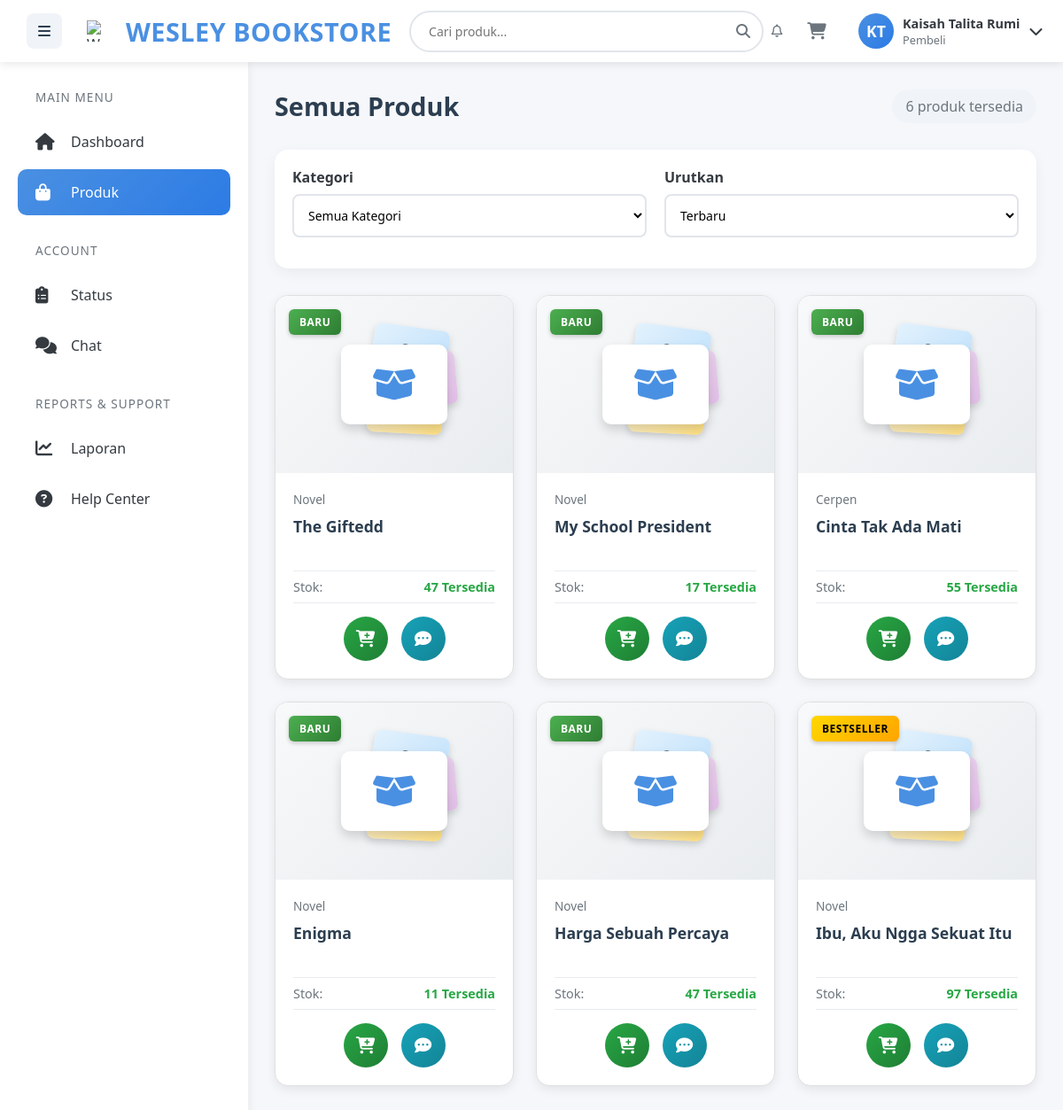
The app's page /pembeli/produk.php (signed in) with its own data.
### tables this page shows
CREATE TABLE `users` (
  `id_user` int(11) NOT NULL,
  `nik` varchar(16) NOT NULL,
  `username` varchar(100) NOT NULL,
  `password` varchar(255) NOT NULL,
  `email` varchar(100) NOT NULL,
  `role` enum('super_admin','penjual','pembeli') NOT NULL,
  `status` enum('aktif','tidak aktif') DEFAULT 'aktif',
  `gambar` varchar(255) NOT NULL,
  `alamat` text NOT NULL,
  `nama_bank` varchar(50) DEFAULT NULL,
  `no_rekening` varchar(50) DEFAULT NULL,
  `last_login` timestamp NULL DEFAULT NULL,
  `remember_token` varchar(255) DEFAULT NULL,
  `created_at` datetime NOT NULL DEFAULT current_timestamp(),
  `last_chat_time` datetime DEFAULT NULL,
  `is_online` tinyint(1) DEFAULT 0,
  `last_seen` datetime DEFAULT NULL,
  `device_token` varchar(255) DEFAULT NULL
);

CREATE TABLE `produk` (
  `id_produk` int(11) NOT NULL,
  `id_penjual` int(11) NOT NULL,
  `id_kategori` int(11) NOT NULL,
  `nama_produk` varchar(100) NOT NULL,
  `stok` int(11) NOT NULL,
  `harga_jual` decimal(12,2) NOT NULL,
  `modal` decimal(12,2) NOT NULL,
  `keuntungan` decimal(12,2) NOT NULL,
  `gambar` varchar(255) DEFAULT NULL,
  `deskripsi` text DEFAULT NULL,
  `created_at` datetime NOT NULL
);

CREATE TABLE `katagori` (
  `id_kategori` int(11) NOT NULL,
  `nama_kategori` varchar(100) NOT NULL
);

### pembeli/produk.php (the view, shortened to what this page needs)
<?php
require_once '../koneksi.php';
$user_id = $_SESSION['user_id'];
$query = "SELECT username, email, nik, gambar FROM users WHERE id_user = ?";
$stmt = $conn->prepare($query);
$stmt->bind_param("i", $user_id);
$stmt->execute();
$result = $stmt->get_result();
if ($result->num_rows > 0) {
    $user = $result->fetch_assoc();
    $username = $user['username'];
} else {
    session_destroy();
    header("Location: ../login.php");
    exit();
}
function getImagePath($gambar_filename, $username) {
    $img = trim($gambar_filename);
    $possible_paths = [
        "../asset/" . $img,
        "../asset/uploads/" . $img,
        "../asset/produk/" . $img,
        "../uploads/" . $img,
        "../" . $img
    ];
    return null;
}
function getProductImagePath($gambar_filename) {
    $img = trim($gambar_filename);
    $possible_paths = [
        "../asset/" . $img,
        "../asset/uploads/" . $img,
        "../asset/produk/" . $img,
        "../uploads/" . $img,
        "../" . $img
    ];
    return null;
}
$sql_produk = "SELECT p.*, k.nama_kategori, u.id_user as penjual_id, u.username as penjual_username
              FROM produk p
              LEFT JOIN katagori k ON p.id_kategori = k.id_kategori
              LEFT JOIN users u ON p.id_penjual = u.id_user
              WHERE p.stok > 0
              ORDER BY p.id_produk DESC";
$stmt_produk = $conn->prepare($sql_produk);
$stmt_produk->execute();
$result_produk = $stmt_produk->get_result();
function getInitials($name) {
    $words = explode(' ', $name);
    $initials = '';
    foreach ($words as $word) {
        $initials .= strtoupper(substr($word, 0, 1));
    }
    return substr($initials, 0, 2);
}
$initials = getInitials($username);
$role_display = ($_SESSION['role'] == 'super_admin') ? 'Super Admin' :
               (($_SESSION['role'] == 'penjual') ? 'Penjual' : 'Pembeli');
$gambar_path = getImagePath($user['gambar'], $username);
$has_image = ($gambar_path !== null);
?>
<!DOCTYPE html>
<html lang="id">
<head>
    <link rel="stylesheet" href="https://cdnjs.cloudflare.com/ajax/libs/font-awesome/6.4.0/css/all.min.css">
</head>
<body>
    <nav class="top-nav">
        <div class="nav-left">
            <div class="menu-toggle" id="menuToggle">
                <i class="fas fa-bars"></i>
            </div>
            <div class="logo">
                <img src="../asset/wesley.png" alt="Wesley Bookstore Logo" class="logo-img">
                <span class="logo-text">WESLEY BOOKSTORE</span>
            </div>
            <div class="search-bar">
                <input type="text" placeholder="Cari produk..." id="globalSearch">
                <i class="fas fa-search search-icon"></i>
            </div>
        </div>
        <div class="nav-right">
            <div class="nav-icons">
                <div class="nav-icon notification-icon" id="notificationIcon">
                    <i class="far fa-bell"></i>
                </div>
                <div class="nav-icon cart-icon" id="cartIcon">
                    <i class="fas fa-shopping-cart"></i>
                </div>
            </div>
            <div class="user-profile" id="userProfile">
                <div class="user-info">
                    <div class="avatar">
                        <?php if ($has_image): ?>
                            <img src="<?php echo $gambar_path; ?>" alt="<?php echo htmlspecialchars($username); ?>">
                        <?php else: ?>
                            <?php echo $initials; ?>
                        <?php endif; ?>
                    </div>
                    <div class="user-details">
                        <span class="user-name"><?php echo htmlspecialchars($username); ?></span>
                        <span class="user-role"><?php echo $role_display; ?></span>
                    </div>
                    <i class="fas fa-chevron-down"></i>
                </div>
            </div>
        </div>
    </nav>
    <aside class="sidebar" id="sidebar">
        <nav class="sidebar-nav">
            <div class="nav-section">
                <div class="nav-title">Main Menu</div>
                <a href="dashboard.php" class="sidebar-item">
                    <i class="fas fa-home"></i>
                    <span>Dashboard</span>
                </a>
                <a href="produk.php" class="sidebar-item active">
                    <i class="fas fa-shopping-bag"></i>
                    <span>Produk</span>
                </a>
            </div>
            <div class="nav-section">
                <div class="nav-title">Account</div>
                <a href="status.php" class="sidebar-item">
                    <i class="fas fa-clipboard-list"></i>
                    <span>Status</span>
                </a>
                <a href="chat.php" class="sidebar-item">
                    <i class="fas fa-comments"></i>
                    <span>Chat</span>
                </a>
            </div>
            <div class="nav-section">
                <div class="nav-title">Reports & Support</div>
                <a href="laporan.php" class="sidebar-item">
                    <i class="fas fa-chart-line"></i>
                    <span>Laporan</span>
                </a>
                <a href="help.php" class="sidebar-item">
                    <i class="fas fa-question-circle"></i>
                    <span>Help Center</span>
                </a>
            </div>
        </nav>
    </aside>
    <main class="main-content" id="mainContent">
        <div class="content-header">
            <h1 class="page-title">Semua Produk</h1>
            <div class="total-products" id="productCounter">0 produk tersedia</div>
        </div>
        <div class="filter-container">
            <div class="filter-grid">
                <div class="filter-group">
                    <label class="filter-label">Kategori</label>
                    <select class="filter-select" id="categoryFilter">
                        <option value="">Semua Kategori</option>
                    </select>
                </div>
                <div class="filter-group">
                    <label class="filter-label">Urutkan</label>
                    <select class="filter-select" id="sortFilter">
                        <option value="newest">Terbaru</option>
                    </select>
                </div>
            </div>
        </div>
        <div class="products-grid" id="productsGrid">
            <?php if ($result_produk->num_rows > 0): ?>
                <?php
                $result_produk->data_seek(0);
                $product_counter = 0;
                while ($produk = $result_produk->fetch_assoc()):
                    $product_counter++;
                    $stok = $produk['stok'];
                    $is_out_of_stock = $stok <= 0;
                    $is_low_stock = $stok > 0 && $stok <= 10;
                    $badge_class = '';
                    $badge_text = '';
                    if ($is_out_of_stock) {
                        $badge_class = 'badge-habis';
                        $badge_text = 'HABIS';
                    } elseif ($is_low_stock) {
                        $badge_class = 'badge-terbatas';
                        $badge_text = 'TERBATAS';
                    } elseif ($product_counter <= 5) {
                        $badge_class = 'badge-new';
                        $badge_text = 'BARU';
                    } elseif ($produk['keuntungan'] > 50000 || $stok > 50) {
                        $badge_class = 'badge-bestseller';
                        $badge_text = 'BESTSELLER';
                    }
                    $image_path = getProductImagePath($produk['gambar']);
                    $stock_class = $is_out_of_stock ? 'stock-out' : ($is_low_stock ? 'stock-low' : 'stock-available');
                    $stock_text = $is_out_of_stock ? 'Habis' : ($is_low_stock ? 'Menipis' : 'Tersedia');
                    $penjual_id = $produk['penjual_id'] ?? 0;
                    $penjual_username = $produk['penjual_username'] ?? 'Penjual';
                ?>
                    <div class="product-card"
                         data-id="<?php echo $produk['id_produk']; ?>"
                         data-category="<?php echo $produk['id_kategori']; ?>"
                         data-price="<?php echo $produk['harga_jual']; ?>"
                         data-name="<?php echo htmlspecialchars($produk['nama_produk']); ?>"
                         data-stock="<?php echo $stok; ?>"
                         data-penjual-id="<?php echo $penjual_id; ?>"
                         data-penjual-name="<?php echo htmlspecialchars($penjual_username); ?>">
                        <?php if ($badge_text): ?>
                            <div class="product-badge <?php echo $badge_class; ?>">
                                <?php echo $badge_text; ?>
                            </div>
                        <?php endif; ?>
                        <div class="product-image-container" onclick="showProductDetail(<?php echo $produk['id_produk']; ?>)">
                            <?php if ($image_path): ?>
                                <img src="<?php echo $image_path; ?>" alt="<?php echo htmlspecialchars($produk['nama_produk']); ?>">
                                <div class="product-overlay">
                                    <button class="quick-view-btn">
                                        <i class="fas fa-eye"></i> Lihat Detail
                                    </button>
                                </div>
                            <?php else: ?>
                                <div class="card-set-display">
                                    <div class="card-box">
                                        <i class="fas fa-box-open"></i>
                                    </div>
                                    <div class="card-1">
                                    </div>
                                    <div class="card-2">
                                    </div>
                                    <div class="card-3">
                                    </div>
                                </div>
                            <?php endif; ?>
                        </div>
                        <div class="product-content">
                            <div class="product-category">
                                <?php echo htmlspecialchars($produk['nama_kategori'] ?: 'Koleksi'); ?>
                            </div>
                            <h3 class="product-title" title="<?php echo htmlspecialchars($produk['nama_produk']); ?>"
                                onclick="showProductDetail(<?php echo $produk['id_produk']; ?>)">
                                <?php echo htmlspecialchars($produk['nama_produk']); ?>
                            </h3>
                            <div class="stock-info">
                                <span class="stock-label">Stok:</span>
                                <span class="stock-value <?php echo $stock_class; ?>">
                                    <?php echo $stok; ?> <?php echo $stock_text; ?>
                                </span>
                            </div>
                            <div class="action-buttons">
                                <?php if ($is_out_of_stock): ?>
                                    <div class="out-of-stock">
                                        <i class="fas fa-ban"></i>
                                    </div>
                                <?php else: ?>
                                    <form method="POST" class="add-to-cart-form" onsubmit="return addToCart(this, <?php echo $produk['id_produk']; ?>, '<?php echo htmlspecialchars(addslashes($produk['nama_produk'])); ?>', <?php echo $stok; ?>)">
                                        <button type="submit" class="add-to-cart-btn" <?php echo $is_out_of_stock ? 'disabled' : ''; ?>>
                                            <i class="fas fa-cart-plus"></i>
                                        </button>
                                    </form>
                                <?php endif; ?>
                                <?php if ($penjual_id > 0): ?>
                                    <a href="chat.php?penjual_id=<?php echo $penjual_id; ?>&produk_id=<?php echo $produk['id_produk']; ?>"
                                       class="pesan-btn"
                                       title="Tanya Penjual (<?php echo htmlspecialchars($penjual_username); ?>)">
                                        <i class="fas fa-comment-dots"></i>
                                    </a>
                                <?php else: ?>
                                    <a href="chat.php" class="pesan-btn" title="Chat Penjual">
                                        <i class="fas fa-comment-dots"></i>
                                    </a>
                                <?php endif; ?>
                            </div>
                        </div>
                    </div>
                <?php endwhile; ?>
            <?php endif; ?>
        </div>
    </main>
</body>
</html>

### records on screen
users: username "KT", username "Kaisah Talita Rumi"
produk: stok "BARU", id_kategori.nama_kategori "Novel", nama_produk "The Giftedd", stok "47", stok "Tersedia"
produk: stok "BARU", id_kategori.nama_kategori "Novel", nama_produk "My School President", stok "17", stok "Tersedia"
produk: stok "BARU", id_kategori.nama_kategori "Cerpen", nama_produk "Cinta Tak Ada Mati", stok "55", stok "Tersedia"
produk: stok "BARU", id_kategori.nama_kategori "Novel", nama_produk "Enigma", stok "11", stok "Tersedia"
produk: stok "BARU", id_kategori.nama_kategori "Novel", nama_produk "Harga Sebuah Percaya", stok "47", stok "Tersedia"
produk: badge_text "BESTSELLER", id_kategori.nama_kategori "Novel", nama_produk "Ibu, Aku Ngga Sekuat Itu", stok "97", stok "Tersedia"

### other values on screen
$role_display "Pembeli"
